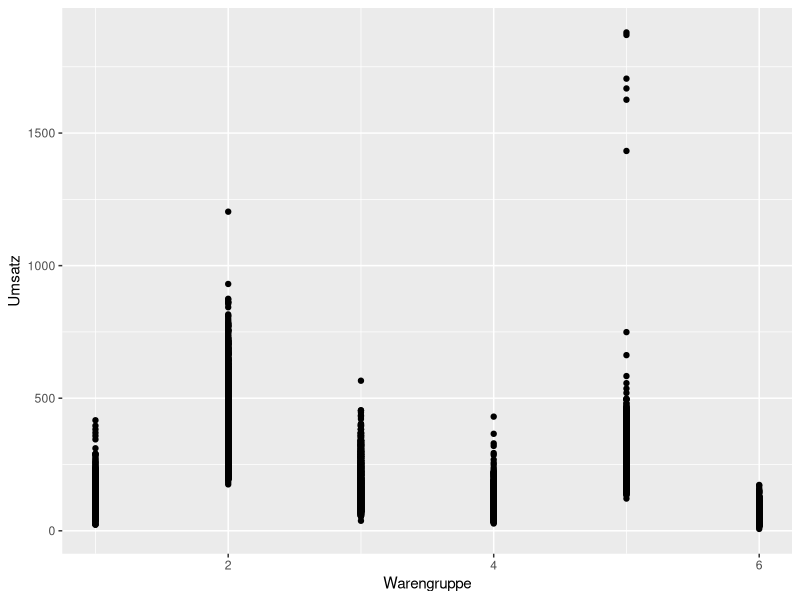
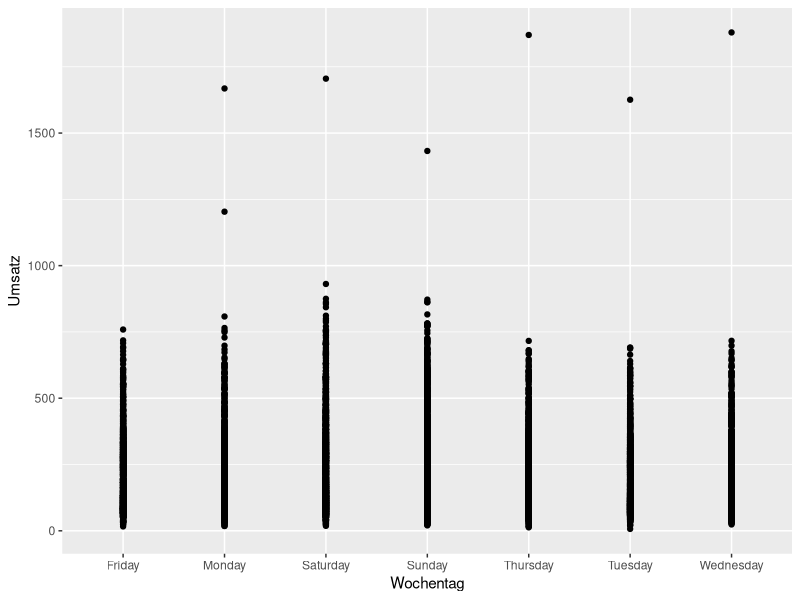
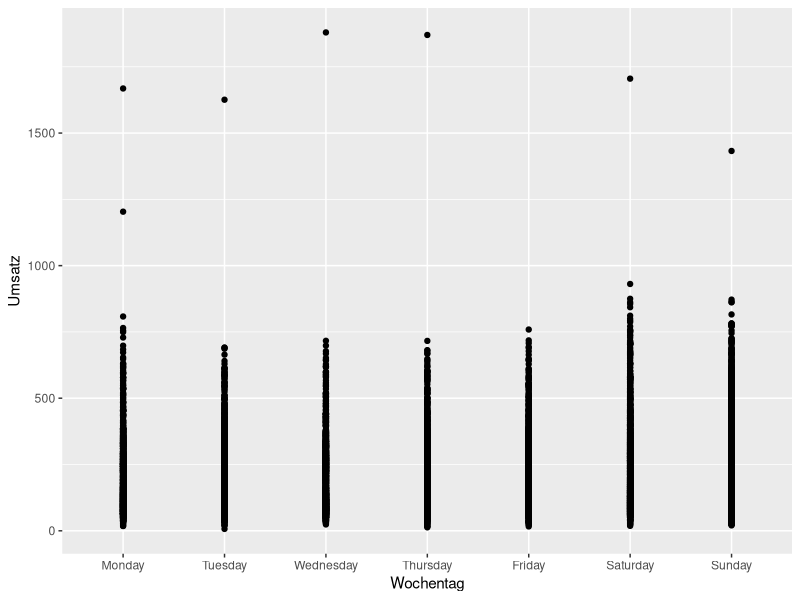

These figures' R source, in order: (Note: this script raises an error after producing the figures.)
## ---- chunk 1
library(tidyverse)

umsatz_data <- read_csv("inc/umsatzdaten_gekuerzt.csv")

## ---- chunk 2
ggplot(umsatz_data, aes(x = Warengruppe, y = Umsatz)) + geom_point()

## ---- chunk 3

umsatz_data <- read_csv("inc/umsatzdaten_gekuerzt.csv") %>%
  mutate(Wochentag = weekdays(as.Date(Datum, "%d.%m.%Y")))

## ---- chunk 4
ggplot(umsatz_data, aes(x = Wochentag, y = Umsatz)) + geom_point()

## ---- chunk 5

umsatz_data <- read_csv("inc/umsatzdaten_gekuerzt.csv") %>%
  mutate(Wochentag = factor(weekdays(as.Date(Datum, "%d.%m.%Y")), 
                            levels = c("Monday", "Tuesday", "Wednesday", 
                                       "Thursday", "Friday", "Saturday", 
                                       "Sunday")))

ggplot(umsatz_data, aes(x = Wochentag, y = Umsatz)) + 
  geom_point()

## ---- chunk 6
plot_bar <- ggplot(umsatz_data, aes(x = Wochentag, y = Umsatz))+ geom_bar()
plot_bar

## ---- chunk 7
plot_bar_1 <- ggplot(umsatz_data, aes(x = Wochentag, y = Umsatz)) + 
  geom_bar(stat = "summary", fun.y = sum)
plot_bar_1

# * # The fun.y argument in geom_bar() is used to specify the summary function to be used to aggregate the data for each group.

# By default, fun.y is set to "identity", which means that the values of the y variable (i.e., Umsatz in this case) are used directly as the heights of the bars. However, in most cases, you will want to calculate a summary statistic of the y variable for each group, such as the mean, median, sum, etc.

#You can specify any summary function that you like using the fun.y argument. The function should take a vector of values and return a single summary value. For example, sum, mean, median, max, min, etc. are all valid summary functions.

#In the case of the bar plot we just created, we specified fun.y = sum, which means that the values of Umsatz for each weekday are summed up to create the bar heights. This is useful when you want to show the total amount of sales for each weekday, rather than the count of observations. *
# plot_bar_2 <- ggplot(umsatz_data, aes(x = Wochentag, y = Umsatz)) + geom_bar(stat = "summary")
# plot_bar_2
## ---- chunk 8
# * # Calculate mean and standard error for each weekday
umsatz_summary <- umsatz_data %>%
  group_by(Wochentag) %>%
  summarise(mean = mean(Umsatz),
            se = sd(Umsatz) / sqrt(n()))

# Add error bars to bar plot
plot_bar_3 <- ggplot(umsatz_summary, aes(x = Wochentag, y = mean)) +
  geom_bar(stat = "identity", fill = "steelblue") +
  geom_errorbar(aes(ymin = mean - 1.96*se, ymax = mean + 1.96*se), width = 0.4)
plot_bar_3
# *
# * In this code, we first use group_by() and summarise() to calculate the mean and standard error of Umsatz for each weekday. We then use geom_errorbar() to add error bars to the plot. The ymin and ymax arguments in geom_errorbar() specify the lower and upper bounds of the confidence interval, respectively, using a multiplier of 1.96 times the standard error to represent the 95% confidence interval. The width argument controls the width of the error bars. *

## ---- chunk 9
# *
sample_data <- umsatz_data[sample(nrow(umsatz_data), 5000),]
shapiro.test(sample_data$Umsatz)
# *

## ---- chunk 10
# *
plot_his <- ggplot(umsatz_data, aes(x = Umsatz)) + 
  geom_histogram(binwidth = 25)
plot_his

plot_his_1 <- ggplot(umsatz_data, aes(x = Umsatz)) + 
  geom_histogram(binwidth = 50, fill = "steelblue", color = "black") +
  labs(title = "Histogram of Umsatz", x = "Umsatz", y = "Count")
plot_his_1

# * 
## ---- chunk 11
# *
# Function to calculate mean and confidence interval using bootstrap method
bootstrap_mean_ci <- function(data, alpha = 0.05, n_bootstraps = 1000) {
  # Calculate the mean of the original data
  mean_orig <- mean(data, na.rm = TRUE)
  
  # Bootstrap resampling
  boot_means <- numeric(n_bootstraps)
  for (i in seq_len(n_bootstraps)) {
    boot_data <- sample(data, size = length(data), replace = TRUE)
    boot_means[i] <- mean(boot_data, na.rm = TRUE)
  }
  
  # Calculate confidence interval
  ci <- quantile(boot_means, c(alpha/2, 1-alpha/2))
  
  # Return the mean and confidence interval
  return(list(mean = mean_orig, ci = ci))
}

# Calculate mean and confidence interval for each weekday
umsatz_data_summary <- umsatz_data %>%
  group_by(Wochentag) %>%
  summarize(umsatz_mean = mean(Umsatz, na.rm = TRUE),
            umsatz_ci = bootstrap_mean_ci(Umsatz)$ci)

# Create bar plot with error bars
ggplot(umsatz_data_summary, aes(x = Wochentag, y = umsatz_mean)) +
  geom_bar(stat = "identity", fill = "steelblue") +
  geom_errorbar(aes(ymin = umsatz_ci[1], ymax = umsatz_ci[2]), 
                width = 0.2, size = 1, color = "black") +
  labs(x = "Wochentag", y = "Umsatz")
# *
